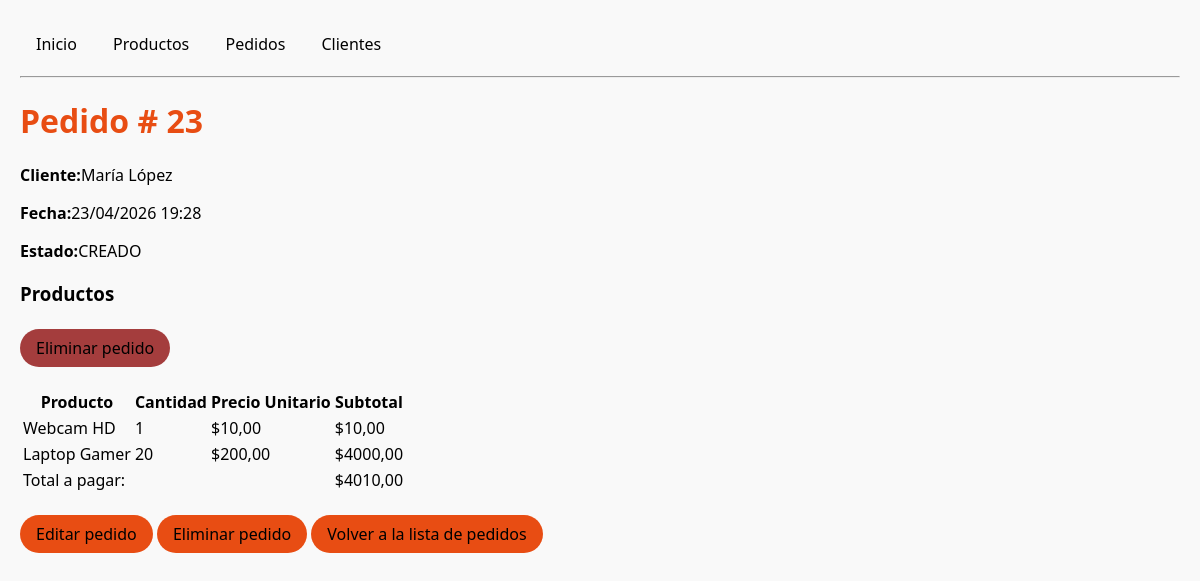
/pedidos/23/, run on the app's committed database.
### tienda/models.py (models this page shows, shortened)
class Pedido(models.Model):
    ESTADOS = [
        ("CREADO", "Creado"),
        ("PAGADO", "Pagado"),
        ("ENVIADO", "Enviado"),
        ("CERRADO", "Cerrado"),
    ]
    cliente = models.ForeignKey(Cliente, on_delete=models.CASCADE, related_name="pedidos")
    fecha = models.DateTimeField(auto_now_add=True)
    estado = models.CharField(max_length=7, choices=ESTADOS ,default="CREADO")

class Cliente(models.Model):
    nombre = models.CharField(max_length=100)
    email = models.EmailField(unique=True)
    fecha_regitro = models.DateTimeField(auto_now_add=True)
    activo = models.BooleanField(default=True)

class PedidoItem(models.Model):
    pedido = models.ForeignKey(Pedido, on_delete=models.CASCADE, related_name="items")
    producto = models.ForeignKey(Producto, on_delete=models.CASCADE, related_name="items")
    cantidad = models.PositiveIntegerField(default=1)
    precio_unitario = models.DecimalField(max_digits=10, decimal_places=2)
    class Meta:
        unique_together = ("pedido", "producto")

class Producto(models.Model):
    nombre = models.CharField(max_length=100)
    descripcion = models.TextField()
    precio = models.DecimalField(max_digits=8, decimal_places=2)

### tienda/views.py (the view)
# urls.py: path("pedidos/<int:pk>/", views.detalle_pedido, name="detalle_pedido"),
def detalle_pedido(request, pk):
    pedido = get_object_or_404(
        Pedido.objects.select_related("cliente").prefetch_related("items__producto"),
        pk=pk
    )
    items = pedido.items.all()
    total_unidades = sum(it.cantidad for it in items)
    total_pedido = sum(it.cantidad * it.precio_unitario for it in items)
    for it in items:
        it.line_total = it.cantidad * it.precio_unitario
    return render(request, "tienda/detalle_pedido.html",
                  {
                      "pedido": pedido,
                      "items": items,
                      "total_unidades": total_unidades,
                      "total_pedido": total_pedido,
                })

### tienda/templates/tienda/detalle_pedido.html (shortened to what this page needs)
{% extends 'tienda/base.html' %}
{% block content %}
<h1>Pedido # {{ pedido.id }}</h1>
<p><b>Cliente:</b>{{ pedido.cliente.nombre }}</p>
<p><b>Fecha:</b>{{ pedido.fecha|date:"d/m/Y H:i" }}</p>
<p><b>Estado:</b>{{ pedido.estado }}</p>
<h3>Productos</h3>
<p>
    <a href="{% url 'tienda:eliminar_pedido' pedido.pk %}" class="btn delete">Eliminar pedido</a>
</p>
{% if items %}
    <table>
        <thead>
            <tr>
                <th class="encabezado">Producto</th>
                <th class="encabezado">Cantidad</th>
                <th class="encabezado">Precio Unitario</th>
                <th class="encabezado">Subtotal</th>
            </tr>
        </thead>
        <tbody>
            {% for it in items %}
                <tr>
                    <td>{{ it.producto.nombre }}</td>
                    <td>{{ it.cantidad }}</td>
                    <td>${{ it.precio_unitario|floatformat:2 }}</td>
                    <td>${{ it.line_total|floatformat:2 }}</td>
                </tr>
            {% empty %}
                <tr>
                    <td colspan="4">Este pedido no tiene ítems.</td>
                </tr>
            {% endfor %}
        </tbody>
        <tfoot>
            <tr>
                <td colspan="3" class="total">Total a pagar:</td>
                <td class="total">${{ total_pedido|floatformat:2 }}</td>
            </tr>
        </tfoot>
    </table>
{% else %}
    <p>Este pedido a+un no tiene ítems.</p>
{% endif %}
<p>
    <a href ="{% url 'tienda:editar_pedido_items' pedido.pk %}" class="btn primary">
        Editar pedido</a>
    <a href ="{% url 'tienda:eliminar_pedido' pedido.pk %}" class="btn primary">
        Eliminar pedido</a>
    <a href ="{% url 'tienda:lista_pedidos'%}" class="btn primary">
        Volver a la lista de pedidos</a>
</p>
{% endblock %}

### tienda/static/css/main.css (style rules this page uses)
body { font-family: 'Segoe UI', sans-serif; margin: 20px; background-color: #f9f9f9; }
h1 { color: #e84d13; }
.btn { display: inline-block; padding: 8px 16px; margin: 5px 0; color: black; text-decoration: none; border-radius: 9999px; font-weight: 500; transition: background 0.3s, transform 0.2s; }
.primary { background-color: #e84d13; }
.delete { background-color: #a43d3d; }

### data on the page
Pedido: id "23", cliente.nombre "María López", fecha "23/04/2026 19:28", estado "CREADO"
PedidoItem: producto.nombre "Webcam HD", cantidad "1", precio_unitario "10,00", line_total "10,00"
PedidoItem: producto.nombre "Laptop Gamer", cantidad "20", precio_unitario "200,00", line_total "4000,00"

### other printed values
{{ total_pedido|floatformat:2 }} "4010,00"
